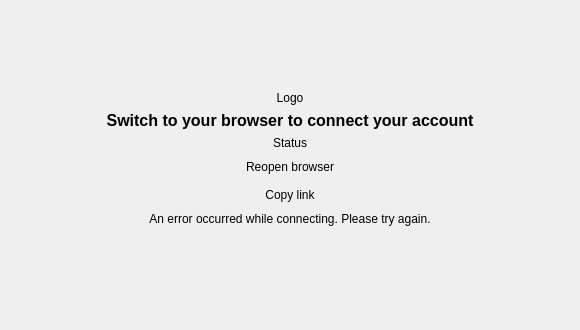
<?xml version="1.0" encoding="UTF-8"?>
<ui version="4.0">
 <class>Flow2AuthWidget</class>
 <widget class="QWidget" name="Flow2AuthWidget">
  <property name="geometry">
   <rect>
    <x>0</x>
    <y>0</y>
    <width>580</width>
    <height>330</height>
   </rect>
  </property>
  <property name="sizePolicy">
   <sizepolicy hsizetype="Minimum" vsizetype="MinimumExpanding">
    <horstretch>0</horstretch>
    <verstretch>0</verstretch>
   </sizepolicy>
  </property>
  <property name="minimumSize">
   <size>
    <width>500</width>
    <height>280</height>
   </size>
  </property>
  <property name="windowTitle">
   <string>Browser Authentication</string>
  </property>
  <layout class="QVBoxLayout" name="verticalLayout">
   <item>
    <spacer name="verticalSpacer_3">
     <property name="orientation">
      <enum>Qt::Vertical</enum>
     </property>
     <property name="sizeType">
      <enum>QSizePolicy::Minimum</enum>
     </property>
     <property name="sizeHint" stdset="0">
      <size>
       <width>20</width>
       <height>80</height>
      </size>
     </property>
    </spacer>
   </item>
   <item>
    <widget class="QLabel" name="logoLabel">
     <property name="text">
      <string>Logo</string>
     </property>
     <property name="alignment">
      <set>Qt::AlignCenter</set>
     </property>
    </widget>
   </item>
   <item>
    <widget class="QLabel" name="label">
     <property name="font">
      <font>
       <pointsize>12</pointsize>
       <weight>75</weight>
       <bold>true</bold>
      </font>
     </property>
     <property name="text">
      <string>Switch to your browser to connect your account</string>
     </property>
     <property name="alignment">
      <set>Qt::AlignCenter</set>
     </property>
     <property name="wordWrap">
      <bool>true</bool>
     </property>
    </widget>
   </item>
   <item>
    <widget class="QLabel" name="statusLabel">
     <property name="text">
      <string notr="true">Status</string>
     </property>
     <property name="alignment">
      <set>Qt::AlignCenter</set>
     </property>
     <property name="margin">
      <number>8</number>
     </property>
    </widget>
   </item>
   <item>
    <layout class="QHBoxLayout" name="horizontalLayout_2">
     <property name="topMargin">
      <number>0</number>
     </property>
     <item>
      <spacer name="horizontalSpacer">
       <property name="orientation">
        <enum>Qt::Horizontal</enum>
       </property>
       <property name="sizeHint" stdset="0">
        <size>
         <width>40</width>
         <height>20</height>
        </size>
       </property>
      </spacer>
     </item>
     <item>
      <layout class="QVBoxLayout" name="verticalLayout_2">
       <property name="topMargin">
        <number>0</number>
       </property>
       <item>
        <widget class="QPushButton" name="openLinkButton">
         <property name="text">
          <string>Reopen browser</string>
         </property>
         <property name="flat">
          <bool>true</bool>
         </property>
        </widget>
       </item>
       <item>
        <widget class="QPushButton" name="copyLinkButton">
         <property name="text">
          <string>Copy link</string>
         </property>
         <property name="default">
          <bool>false</bool>
         </property>
         <property name="flat">
          <bool>true</bool>
         </property>
        </widget>
       </item>
      </layout>
     </item>
     <item>
      <spacer name="horizontalSpacer_2">
       <property name="orientation">
        <enum>Qt::Horizontal</enum>
       </property>
       <property name="sizeHint" stdset="0">
        <size>
         <width>40</width>
         <height>20</height>
        </size>
       </property>
      </spacer>
     </item>
    </layout>
   </item>
   <item>
    <widget class="QLabel" name="errorLabel">
     <property name="text">
      <string>An error occurred while connecting. Please try again.</string>
     </property>
     <property name="textFormat">
      <enum>Qt::PlainText</enum>
     </property>
     <property name="alignment">
      <set>Qt::AlignCenter</set>
     </property>
    </widget>
   </item>
   <item>
    <spacer name="verticalSpacer_2">
     <property name="orientation">
      <enum>Qt::Vertical</enum>
     </property>
     <property name="sizeHint" stdset="0">
      <size>
       <width>20</width>
       <height>20</height>
      </size>
     </property>
    </spacer>
   </item>
   <item>
    <layout class="QHBoxLayout" name="horizontalLayout"/>
   </item>
   <item>
    <spacer name="verticalSpacer">
     <property name="orientation">
      <enum>Qt::Vertical</enum>
     </property>
     <property name="sizeHint" stdset="0">
      <size>
       <width>20</width>
       <height>107</height>
      </size>
     </property>
    </spacer>
   </item>
  </layout>
 </widget>
 <resources/>
 <connections/>
</ui>
